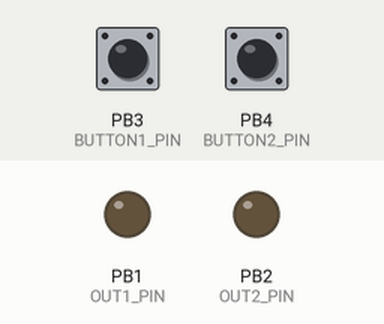
Bench run of a sketch on a simulated ATtiny85, built with avr-gcc and run on an emulated ATtiny85. Shown: output pins drawn as LEDs (lit = HIGH). The test bench sets the inputs (shaded band); at power-on: PB3 (BUTTON1_PIN) HIGH, PB4 (BUTTON2_PIN) HIGH.

Above: at 1.2 s.
1.3 s: PB3 (BUTTON1_PIN) pulled LOW for 0.15 s
At 1.6 s:
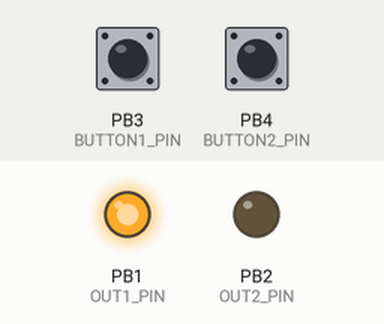
2.9 s: PB4 (BUTTON2_PIN) pulled LOW for 0.15 s
At 4.0 s:
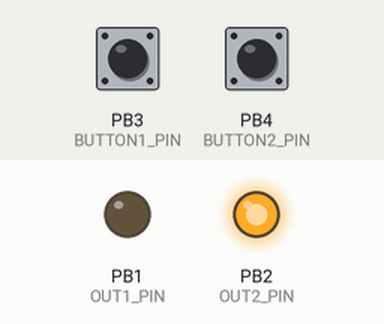
4.5 s: PB4 (BUTTON2_PIN) pulled LOW for 1 s
At 5.2 s:
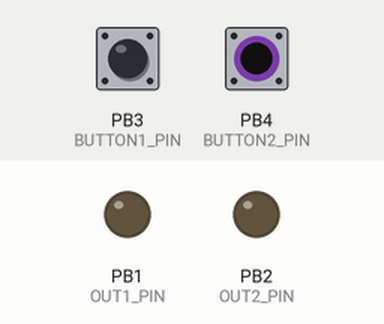
7.0 s: PB4 (BUTTON2_PIN) pulled LOW for 3.2 s
At 8.3 s:
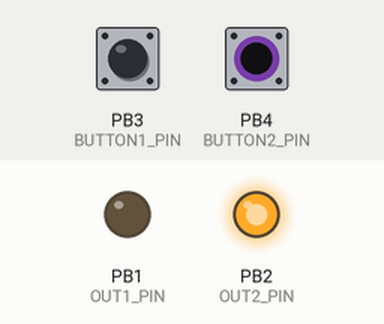
Timing chart, 0 to 10.0 s (numbered marks = the images above; inputs shaded):
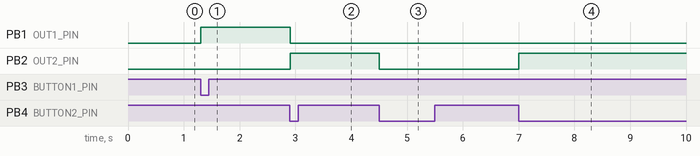

Measured:
- after the input at 1.3 s, PB1 (OUT1_PIN): LOW → HIGH at once
- after the input at 2.9 s, PB1 (OUT1_PIN): HIGH → LOW at once; PB2 (OUT2_PIN): LOW → HIGH at once
- after the input at 4.5 s, PB2 (OUT2_PIN): HIGH → LOW at once
- after the input at 7.0 s, PB2 (OUT2_PIN): LOW → HIGH at once

The sketch:

pedal_toggle.ino
```cpp
// Remove OneButtonTiny includes and usage
// Pin definitions for ATTiny85
#define BUTTON1_PIN 3 // physical pin 2
#define BUTTON2_PIN 4 // physical pin 3
#define OUT1_PIN    1 // physical pin 6
#define OUT2_PIN    2 // physical pin 7

// Remove debounce settings and variables

// State variables for toggling
bool out1Active = false;
bool out2Active = false;
bool lastButton1State = HIGH;
bool lastButton2State = HIGH;

void setOut1HighOut2Low() {
  digitalWrite(OUT1_PIN, HIGH);
  digitalWrite(OUT2_PIN, LOW);
  out1Active = true;
  out2Active = false;
}

void setOut2HighOut1Low() {
  digitalWrite(OUT2_PIN, HIGH);
  digitalWrite(OUT1_PIN, LOW);
  out2Active = true;
  out1Active = false;
}

void setBothOff() {
  digitalWrite(OUT1_PIN, LOW);
  digitalWrite(OUT2_PIN, LOW);
  out1Active = false;
  out2Active = false;
}

// Counter-based debounce settings
const int debounceCount = 200; // Number of stable reads required
int button1StableCount = 0;
int button2StableCount = 0;
bool debouncedButton1State = HIGH;
bool debouncedButton2State = HIGH;

void setup() {
  // Set output pins as outputs and pull LOW at startup
  pinMode(OUT1_PIN, OUTPUT);
  pinMode(OUT2_PIN, OUTPUT);
  digitalWrite(OUT1_PIN, LOW);
  digitalWrite(OUT2_PIN, LOW);

  // Set button pins as input with internal pull-up resistors
  pinMode(BUTTON1_PIN, INPUT_PULLUP);
  pinMode(BUTTON2_PIN, INPUT_PULLUP);
}

void loop() {
  // Read the current state of the buttons (active LOW)
  bool reading1 = digitalRead(BUTTON1_PIN);
  bool reading2 = digitalRead(BUTTON2_PIN);

  // Counter-based debounce for button 1
  if (reading1 != debouncedButton1State) {
    button1StableCount++;
    if (button1StableCount >= debounceCount) {
      debouncedButton1State = reading1;
      button1StableCount = 0;
    }
  } else {
    button1StableCount = 0;
  }

  // Counter-based debounce for button 2
  if (reading2 != debouncedButton2State) {
    button2StableCount++;
    if (button2StableCount >= debounceCount) {
      debouncedButton2State = reading2;
      button2StableCount = 0;
    }
  } else {
    button2StableCount = 0;
  }

  // Edge detection for button 1 (HIGH to LOW)
  if (lastButton1State == HIGH && debouncedButton1State == LOW) {
    if (!out1Active) {
      setOut1HighOut2Low();
    } else {
      setBothOff();
    }
  }
  lastButton1State = debouncedButton1State;

  // Edge detection for button 2 (HIGH to LOW)
  if (lastButton2State == HIGH && debouncedButton2State == LOW) {
    if (!out2Active) {
      setOut2HighOut1Low();
    } else {
      setBothOff();
    }
  }
  lastButton2State = debouncedButton2State;
} 
```
